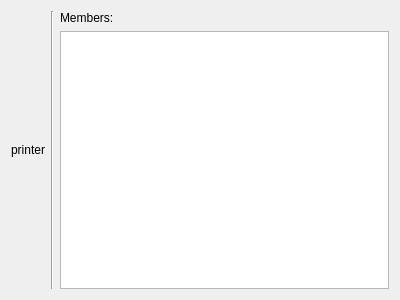
<?xml version="1.0" encoding="UTF-8"?>
<ui version="4.0">
 <class>PageChoosePrinters</class>
 <widget class="QWidget" name="PageChoosePrinters">
  <property name="geometry">
   <rect>
    <x>0</x>
    <y>0</y>
    <width>400</width>
    <height>300</height>
   </rect>
  </property>
  <property name="sizePolicy">
   <sizepolicy hsizetype="Ignored" vsizetype="Preferred">
    <horstretch>0</horstretch>
    <verstretch>0</verstretch>
   </sizepolicy>
  </property>
  <layout class="QGridLayout" name="gridLayout">
   <item row="0" column="1">
    <layout class="QVBoxLayout" name="verticalLayout">
     <property name="sizeConstraint">
      <enum>QLayout::SetMinimumSize</enum>
     </property>
     <item>
      <spacer name="verticalSpacer_3">
       <property name="orientation">
        <enum>Qt::Vertical</enum>
       </property>
       <property name="sizeHint" stdset="0">
        <size>
         <width>20</width>
         <height>40</height>
        </size>
       </property>
      </spacer>
     </item>
     <item>
      <widget class="QLabel" name="printerL">
       <property name="sizePolicy">
        <sizepolicy hsizetype="Fixed" vsizetype="Preferred">
         <horstretch>0</horstretch>
         <verstretch>0</verstretch>
        </sizepolicy>
       </property>
       <property name="text">
        <string notr="true">printer</string>
       </property>
       <property name="alignment">
        <set>Qt::AlignCenter</set>
       </property>
       <property name="margin">
        <number>7</number>
       </property>
      </widget>
     </item>
     <item>
      <spacer name="verticalSpacer_4">
       <property name="orientation">
        <enum>Qt::Vertical</enum>
       </property>
       <property name="sizeHint" stdset="0">
        <size>
         <width>20</width>
         <height>40</height>
        </size>
       </property>
      </spacer>
     </item>
    </layout>
   </item>
   <item row="0" column="2">
    <widget class="Line" name="line">
     <property name="orientation">
      <enum>Qt::Vertical</enum>
     </property>
    </widget>
   </item>
   <item row="0" column="3">
    <layout class="QVBoxLayout" name="vertLayout">
     <item>
      <widget class="QLabel" name="label">
       <property name="text">
        <string comment="@label:listbox">Members:</string>
       </property>
      </widget>
     </item>
     <item>
      <widget class="ClassListWidget" name="membersLV">
       <property name="editTriggers">
        <set>QAbstractItemView::NoEditTriggers</set>
       </property>
       <property name="alternatingRowColors">
        <bool>true</bool>
       </property>
      </widget>
     </item>
    </layout>
   </item>
  </layout>
 </widget>
 <customwidgets>
  <customwidget>
   <class>ClassListWidget</class>
   <extends>QListView</extends>
   <header>ClassListWidget.h</header>
  </customwidget>
 </customwidgets>
 <resources/>
 <connections/>
</ui>
